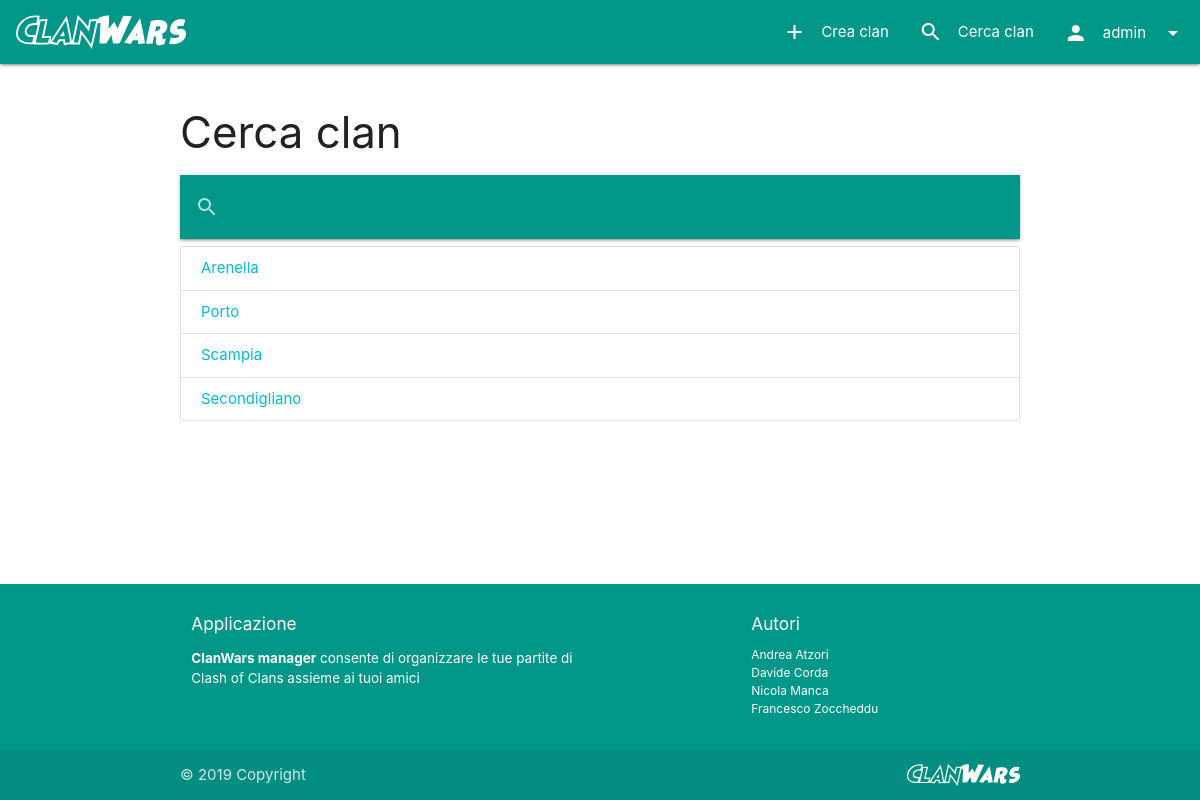
The page /clans/ (signed in) on the database its author committed.
### manager/models.py (models this page shows, shortened)
class User(AbstractUser):
    clan = models.ForeignKey("Clan", on_delete=models.SET_NULL, null=True, blank=True, related_name="members")

class Clan(models.Model):
    name = models.CharField(max_length=30, verbose_name="Nome")
    clanMaster = models.OneToOneField(User, on_delete=models.CASCADE, related_name="+", null=False, blank=False)
    maxMembers = models.PositiveSmallIntegerField(default=20, validators=[MinValueValidator(1), MaxValueValidator(50)], verbose_name="Numero massimo di membri")
    def get_absolute_url(self):
        return reverse("clans_details", kwargs={'pk': self.pk})

### manager/views/clans.py (the view)
# urls.py: path(r'', ClanListView.as_view(), name='clans_list'),
class ClanListView(ListView):
    template_name = "clans/list.html"
    paginate_by = 4
    context_object_name = "clans"
    def get_queryset(self):
        query = self.request.GET.get("q")
        if query is not None:
            queryset = Clan.objects.filter(name__icontains=query)
        else:
            queryset = Clan.objects.all()
        queryset = queryset.order_by('name')
        return queryset

### manager/templatetags/postlinks.py (called while the page is built)
@register.inclusion_tag("commons/tags/hiddenform.html")
def hiddenform():
    return {"id": _form_id, "action": "."}

@register.inclusion_tag("commons/tags/submit.js")
def submit(action):
    return {"id": _form_id, "action": action}

@register.inclusion_tag("commons/tags/onClick.html")
def submitOnClick(action):
    return {"action": render_to_string("commons/tags/submit.js", submit(action))}

### manager/templatetags/toasts.py (called while the page is built)
@register.simple_tag()
def toast_if(condition, message, icon=None):
    return mark_safe(render_to_string("commons/tags/toast.html", toast(message, icon)) if condition else "")

### manager/templates/clans/list.html (shortened to what this page needs)
{% extends 'base.html' %}
  {% block content %}
  <h3>Cerca clan</h3>
  <nav>
    <div class="nav-wrapper">
      <form>
        <div class="input-field">
          <input id="search" type="search" name="q" value="{{request.GET.q}}">
          <label class="label-icon" for="search"><i class="material-icons">search</i></label>
          <i class="material-icons">close</i>
        </div>
      </form>
    </div>
  </nav>
  <div class="collection">
    {% for clan in clans %}
      <a class="collection-item waves-effect" href="{{clan.get_absolute_url}}">
        {{clan.name}}
      </a>
    {% endfor %}
  </div>
  {% load toasts %}
{% endblock %}

### manager/templates/commons/navbar.html (shortened to what this page needs)
{% load static %}
{% load postlinks %}
{% url 'clans_create' as createClanUrl %}
<nav>
    <div class="nav-wrapper">
        <a href="{% url 'home' %}" class="brand-logo">
            <img class="logo-img" src="{% static "images/logotype.svg" %}">
        </a>
        <ul class="right hide-on-med-and-down">
            {% if request.user.is_authenticated %}
            <li class="waves-effect">
                {% if request.user.clan is not None %}
                <a href="{{user.clan.get_absolute_url}}">
                    <i class="material-icons left">people</i>
                    Il mio clan
                </a>
                {% else %}
                <a {% submitOnClick createClanUrl %}>
                    <i class="material-icons left">add</i>
                    Crea clan
                </a>
                {% endif %}
            </li>
            {% endif %}
            <li class="waves-effect">
                <a href="{% url 'clans_list' %}">
                    <i class="material-icons left">search</i>
                    Cerca clan
                </a>
            </li>
            {% if request.user.is_authenticated %}
            <li>
                <a class="dropdown-trigger waves-effect no-autoinit" href="#!" data-target="logout-dropdown">
                    <i class="material-icons left">person</i>
                    {{user.username}}
                    <i class="material-icons right">arrow_drop_down</i>
                </a>
            </li>
            {% endif %}
        </ul>
    </div>
</nav>

### manager/static/css/style.css (style rules this page uses)
.logo-img { max-height: 64px !important; padding: 15px 0 !important; margin-left: 0.5em; margin-right: 0.5em; }
body { display: flex; min-height: 100vh; flex-direction: column; }

### rows shown on the page
User: username "admin"
Clan: name "Arenella"
Clan: name "Porto"
Clan: name "Scampia"
Clan: name "Secondigliano"
